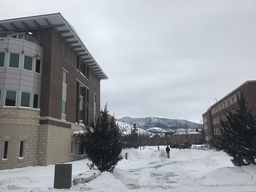
#> input picture Image-1.jpg, 256 x 192 px, shrunk from 1008 x 756 before the run
$ python -i project2.py   (imports and definitions only)
#> lines starting #> are read from the running program, lines starting #| are printed output that depends on the picture
import numpy as np
import matplotlib.pyplot as plt
import skimage.transform as skt
from math import floor, exp, sqrt
from PIL import Image

def convolve(g, h, f=0):
	(V, U) = g.shape
	(j, k) = h.shape

	x = floor(j/2) # half of filter x dim
	y = floor(k/2) # half of filter y dim

	C = np.zeros((V, U)) # this is where the result of our convolution will go

	padded = np.zeros((V + (2 * y), U + (2 * x)))
	padded[y:V+1, x:U+1] = g
	g = padded

	for u in range(x, U):
		for v in range(y, V):
			patch = g[v-y:v+y+1:1, u-x:u+x+1:1]
			C[v - 1][u - 1] = apply_kernel(patch, h)

	return (C)

def apply_kernel(patch, h):
	(j, k) = patch.shape
	z = 0
	for x in range(j):
		for y in range(k):
			z+= (patch[x][y] * h[x][y])

	return(z)

def generate_gaussian(j, k, sigma):
#> called with j = 3, k = 3, sigma = 2
	h = np.zeros((j, k))
	Z = 0
	for x in range(j):
		for y in range(k):
			val = exp(-((x - j/2)**2 + (y - k/2)**2) / (2 * sigma**2))
			h[x][y] = val
			Z += val

	for x in range(j):
		for y in range(k):
			h[x][y] = Z * h[x][y]

	return (h)

def harris_response(I):
	w = generate_gaussian(3, 3, 2)

	s_u = np.array([[-1, 0, 1],
					[-2, 0, 2],
					[-1, 0, 1]])

	s_v = np.array([[-1, -2, -1],
					[ 0,  0,  0],
					[ 1,  2,  1]])

	I_u = convolve(I, s_u)
	I_v = convolve(I, s_v)
	I_uu = convolve(np.multiply(I_u, I_u), w)
#> call 3 of convolve, with h = array of shape (3, 3), f = 0
#> after the loop in convolve (call 3), `for u in range(x, U):`:
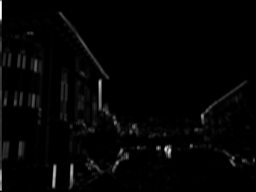
#> C: shape (192, 256) float64; min 0, max 15614060.3, mean 292712.4; drawn with min black and max white
	I_vv = convolve(np.multiply(I_v, I_v), w)
#> call 4 of convolve, with h = array of shape (3, 3), f = 0
#> after the loop in convolve (call 4), `for u in range(x, U):`:
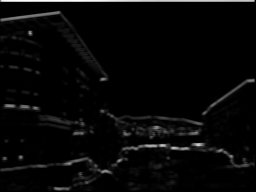
#> C: shape (192, 256) float64; min 0, max 16628430.2, mean 496445.2; drawn with min black and max white
	I_uv = convolve(np.multiply(I_u, I_v), w)
#> in convolve (call 5), `padded[y:V+1, x:U+1] = g`:
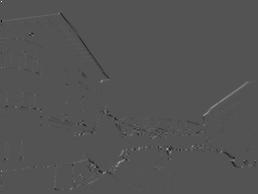
#> padded: shape (194, 258) float64; min -228096, max 467852, mean -79.4; drawn with min black and max white
#> after the loop in convolve (call 5), `for u in range(x, U):`:
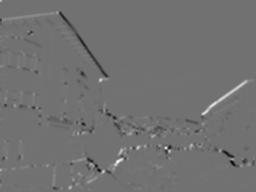
#> C: shape (192, 256) float64; min -4742155.2, max 5867675.4, mean -4375.3; drawn with min black and max white

	a = np.multiply(I_uu, I_vv)
	b = np.multiply(I_uv, I_uv)
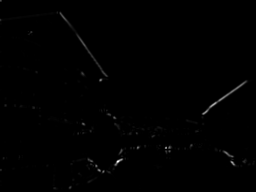
#> b: shape (192, 256) float64; min 0, max 3.44e+13, mean 1.45e+11; drawn with min black and max white
	c = np.subtract(a, b)
	d = np.add(I_uu, I_vv)
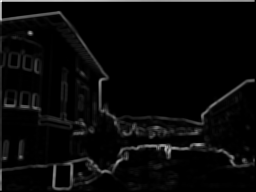
#> d: shape (192, 256) float64; min 0, max 21517068.6, mean 789157.6; drawn with min black and max white

	(X, Y) = d.shape

	for x in range(X):
		for y in range(Y):
			d[x][y] += 1e-10

	H = np.divide(c, d)
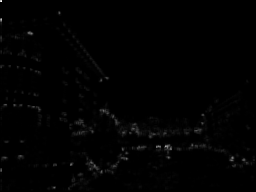
#> H: shape (192, 256) float64; min 0, max 5204751.2, mean 41571.4; drawn with min black and max white

	return (H)

# [201 lines left out: functions local_maxima, adaptive_suppression, point_distance, match_features, sum_sq_error, compute_homography and 1 more, not called in this run]

>>> import cv2
>>> picture = cv2.imread('Image-1.jpg', cv2.IMREAD_GRAYSCALE)
>>> result = harris_response(picture)

$ run again, on Image-2.jpg
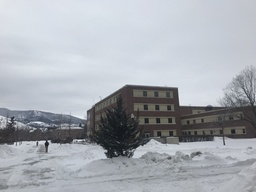
#> input picture Image-2.jpg, 256 x 192 px, shrunk from 1008 x 756 before the run
#> after the loop in convolve (call 5), `for u in range(x, U):`:
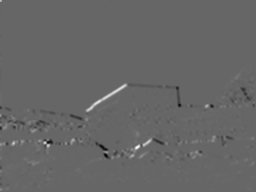
#> C: shape (192, 256) float64; min -3848943.4, max 5694930.6, mean 7994.6; drawn with min black and max white
#> in harris_response, `d = np.add(I_uu, I_vv)`:
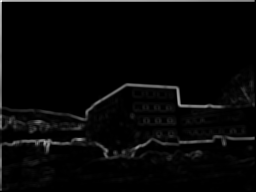
#> d: shape (192, 256) float64; min 0, max 21886680.5, mean 646351; drawn with min black and max white

$ run again, on Image-3.jpg
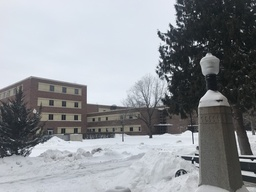
#> input picture Image-3.jpg, 256 x 192 px, shrunk from 1008 x 756 before the run
#> after the loop in convolve (call 5), `for u in range(x, U):`:
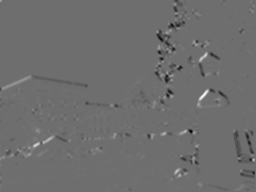
#> C: shape (192, 256) float64; min -7113589.3, max 9261048, mean -24045.4; drawn with min black and max white
#> in harris_response, `H = np.divide(c, d)`:
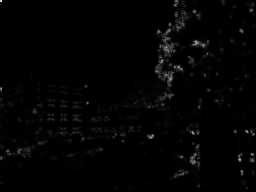
#> H: shape (192, 256) float64; min 0, max 5295510.8, mean 72381.8; drawn with min black and max white
